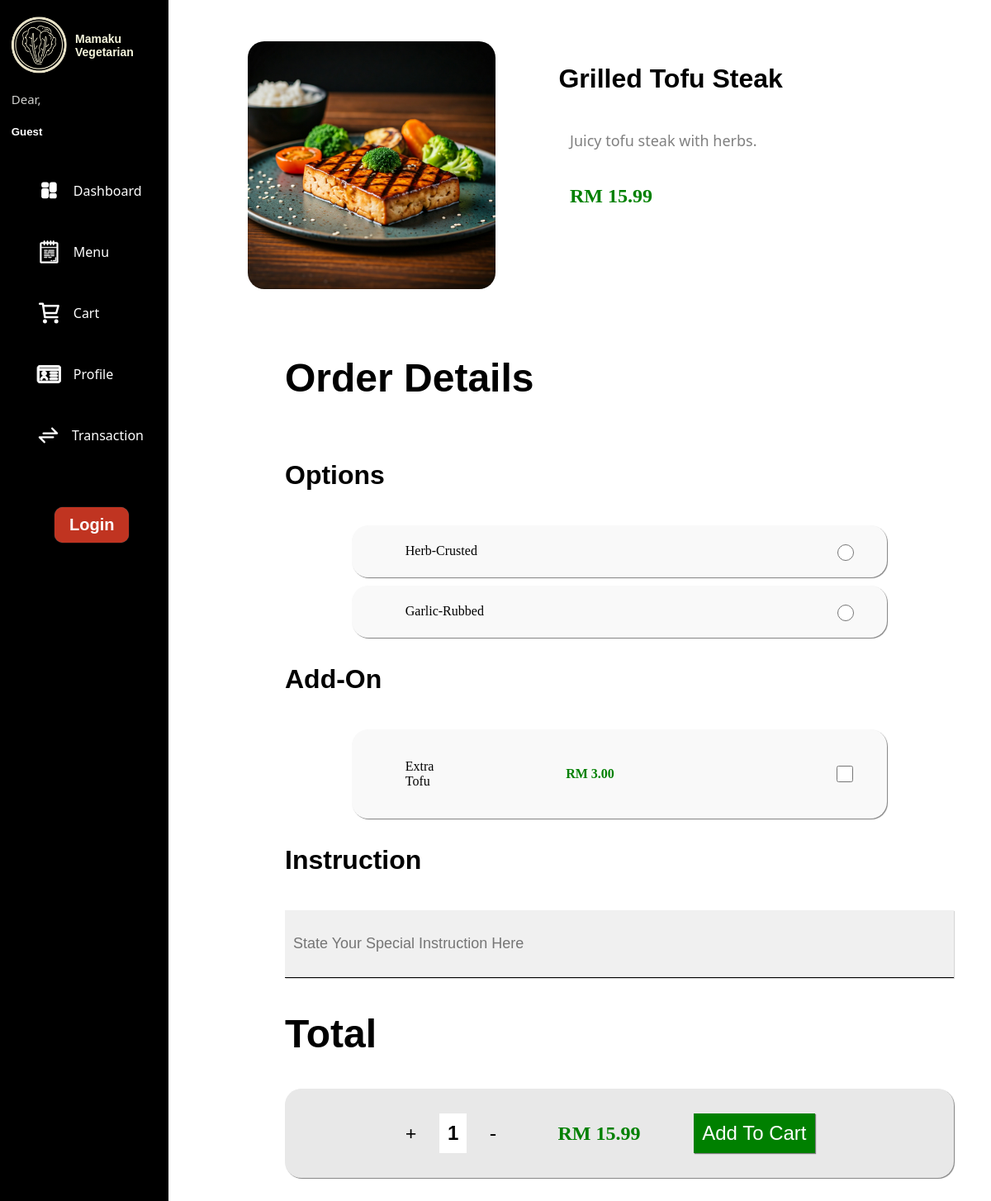
The app's page /view/product_details.php?id=2 with its own data.
### tables this page shows
CREATE TABLE product (
    product_id INT AUTO_INCREMENT PRIMARY KEY,
    category_id INT,
    name VARCHAR(100) NOT NULL,
    description TEXT,
    price DECIMAL(10, 2) NOT NULL,
    availability BOOLEAN DEFAULT TRUE,
    image VARCHAR(255),              
    created_at TIMESTAMP DEFAULT CURRENT_TIMESTAMP,
    FOREIGN KEY (category_id) REFERENCES product_category(category_id)
);

CREATE TABLE product_option (
    option_id INT AUTO_INCREMENT PRIMARY KEY,
    product_id INT,
    option_name TEXT NOT NULL,       
    FOREIGN KEY (product_id) REFERENCES product(product_id)
);

CREATE TABLE product_addon (
    addon_id INT AUTO_INCREMENT PRIMARY KEY,
    product_id INT,
    addon_name VARCHAR(50) NOT NULL,
    addon_price DECIMAL(10, 2) NOT NULL, 
    FOREIGN KEY (product_id) REFERENCES product(product_id)
);

### view/product_details.php (the view, shortened to what this page needs)
<?php
$db = new Database();
$conn = $db->conn;
if (isset($_GET['id'])) {
    $productId = intval($_GET['id']);
    $sql_product = "SELECT * FROM product WHERE product_id = $productId";
    $result_product = $conn->query($sql_product);
    if ($result_product->num_rows > 0) {
        $product = $result_product->fetch_assoc();
        $productName = $product['name'];
        $productPrice = $product['price'];
        $productImage = $product['image'];
        $productDescription = $product['description'];
        ?>
        <!DOCTYPE html>
        <html lang="en">
        <head>
            <link rel="stylesheet" href="../style/index.css">
            <link rel="stylesheet" href="../style/sidebar.css">
            <link rel="stylesheet" href="../style/product_details.css">
        </head>
        <body>
        <?php include "../include/sidebar.php" ?>
        <main>
            <section
                class="product-info-container"
                data-product-id="<?php echo htmlspecialchars($productId); ?>"
                data-product-price="<?php echo htmlspecialchars($productPrice); ?>">
                <img src="../assets/images/products/<?php echo htmlspecialchars($productImage); ?>">
                <div class="product-info">
                    <h1><?php echo htmlspecialchars($productName); ?></h1>
                    <p class="product-desc"><?php echo htmlspecialchars($productDescription); ?></p>
                    <p class="product-price">RM <?php echo number_format($productPrice, 2); ?></p>
                </div>
            </section>
            <section class="product-details-content">
                <h1>Order Details</h1>
                <section class="product-selection-container">
                    <h1>Options</h1>
                    <?php
                    $sql_options = "SELECT * FROM product_option WHERE product_id = $productId";
                    $result_options = $conn->query($sql_options);
                    if ($result_options->num_rows > 0) {
                        while ($option = $result_options->fetch_assoc()) {
                            $optionsArray = explode(',', $option['option_name']);
                            foreach ($optionsArray as $value) {
                                ?>
                                <div class="product-selection">
                                    <label><?php echo htmlspecialchars(trim($value)); ?></label>
                                    <input type="radio" name="product_option" value="<?php echo htmlspecialchars(trim($value)); ?>">
                                </div>
                                <?php
                            }
                        }
                    } else {
                        echo "<p>No options available for this product.</p>";
                    }
                    ?>
                </section>
                <section class="product-selection-container">
                    <h1>Add-On</h1>
                    <?php
                    $sql_addons = "SELECT * FROM product_addon WHERE product_id = $productId";
                    $result_addons = $conn->query($sql_addons);
                    if ($result_addons->num_rows > 0) {
                        while ($addon = $result_addons->fetch_assoc()) {
                            ?>
                            <div class="product-selection">
                                <p class="product-addon"><?php echo htmlspecialchars($addon['addon_name']); ?></p>
                                <p class="product-addon-price">RM <?php echo number_format($addon['addon_price'], 2); ?></p>
                                <input
                                    type="checkbox"
                                    name="product_addon[]"
                                    value="<?php echo htmlspecialchars($addon['addon_name']); ?>"
                                    data-addon-price="<?php echo htmlspecialchars($addon['addon_price']); ?>">
                            </div>
                            <?php
                        }
                    } else {
                        echo "<p>No add-ons available for this product.</p>";
                    }
                    ?>
                </section>
                <section class="product-selection-container">
                    <h1>Instruction</h1>
                    <input type="text" placeholder="State Your Special Instruction Here" class="order-instruction-field">
                </section>
                <h1>Total</h1>
                <section class="product-order-total">
                    <div class="amt-selector">
                        <label class="amt-add">+</label>
                        <label class="amt-indicator">1</label>
                        <label class="amt-decrease">-</label>
                    </div>
                    <label class="order-price">RM <?php echo number_format($productPrice, 2); ?></label>
                    <button class="add-cart-btn">
                        Add To Cart
                    </button>
                </section>
            </section>
        </main>
        </body>
        </html>
        <?php
    } else {
        echo "<p>Product not found.</p>";
    }
} else {
    echo "<p>Invalid product ID.</p>";
}
?>

### style/index.css (style rules this page uses)
body { padding: 0px; margin: 0px; overflow-y: scroll; overflow-x: hidden; }
main { margin-left: 25%; margin-block: 50px; }

### style/product_details.css (style rules this page uses)
.product-info-container { display: flex; flex-direction: row; column-gap: 10%; }
.product-info-container img { width: 300px; height: 300px; border-radius: 20px; }
.product-info { display: flex; flex-direction: column; }
.product-info h1 { text-indent: -5%; font-size: 32px; font-family: Verdana, Geneva, Tahoma, sans-serif; }
.product-desc { font-size: 18px; color: grey; font-family: 'Segoe UI', Tahoma, Geneva, Verdana, sans-serif; }
.product-price { color: green; font-weight: bold; font-size: 24px; }
.product-details-content { margin-inline: 5%; margin-block:80px; }
.product-details-content h1 { font-family: Verdana, Geneva, Tahoma, sans-serif; font-size: 48px; }
.product-selection-container { display: flex; flex-direction: column; row-gap: 10px; }
.product-selection-container h1 { font-family: Verdana, Geneva, Tahoma, sans-serif; font-size: 32px; }
.product-selection { display: flex; flex-direction: row; margin-inline: 10%; background-color: rgb(249, 249, 249); align-items: center; padding-block: 20px; border-radius: 20px; box-shadow: 1px 1px 1px grey; }
.product-selection label { width: 80%; padding-left: 10%; }
.product-selection input { width: 20px; height: 20px; }
.product-addon { width: 10%; padding-left: 10%; }
.product-addon-price { width: 50%; padding-left: 20%; color: green; font-weight: bold; }
.order-instruction-field { border: none; border-bottom: 1px solid black; background-color: rgb(240, 240, 240); box-shadow: 1px 1px 1px rgb(214, 214, 214); padding-inline: 10px; padding-block: 30px; font-size: 18px; }
.product-order-total { display: flex; flex-direction: row; background-color: rgb(232, 232, 232); padding-block: 30px; padding-inline: 10%; column-gap: 10%; border-radius: 20px; box-shadow: 1px 1px 1px grey; align-items: center; }
.amt-selector { display: flex; flex-direction: row; column-gap: 50%; align-items: center; margin-inline: 10%; }
.product-order-total label { font-size: 24px; }
.product-order-total button { background-color: green; color: white; border: none; font-size: 24px; padding: 10px; box-shadow: 1px 1px 1px grey; }
.amt-selector label { font-size: 24px; font-weight: bold; }
.amt-indicator { background-color: white; padding: 10px; font-family: 'Gill Sans', 'Gill Sans MT', Calibri, 'Trebuchet MS', sans-serif; }
.order-price { color: green; font-weight: bold; font-size: 32px; }

### records on screen
product: image (picture), name "Grilled Tofu Steak", description "Juicy tofu steak with herbs.", price "15.99"
product_option: option_name "Herb-Crusted", option_name "Garlic-Rubbed"
product_addon: addon_name "Extra Tofu", addon_price "3.00"

### other values on screen
$fname "Guest"
